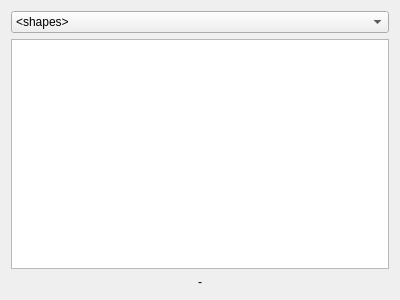
<?xml version="1.0" encoding="UTF-8"?>
<ui version="4.0">
 <class>Dialog</class>
 <widget class="QDialog" name="Dialog">
  <property name="geometry">
   <rect>
    <x>0</x>
    <y>0</y>
    <width>400</width>
    <height>300</height>
   </rect>
  </property>
  <property name="windowTitle">
   <string>Import shapes</string>
  </property>
  <layout class="QVBoxLayout" name="verticalLayout">
   <item>
    <widget class="QComboBox" name="comboDirs">
     <item>
      <property name="text">
       <string>&lt;shapes&gt;</string>
      </property>
     </item>
    </widget>
   </item>
   <item>
    <widget class="QListWidget" name="listFiles"/>
   </item>
   <item>
    <widget class="QLabel" name="labListed">
     <property name="text">
      <string>-</string>
     </property>
     <property name="alignment">
      <set>Qt::AlignCenter</set>
     </property>
    </widget>
   </item>
  </layout>
 </widget>
 <resources/>
 <connections/>
</ui>
